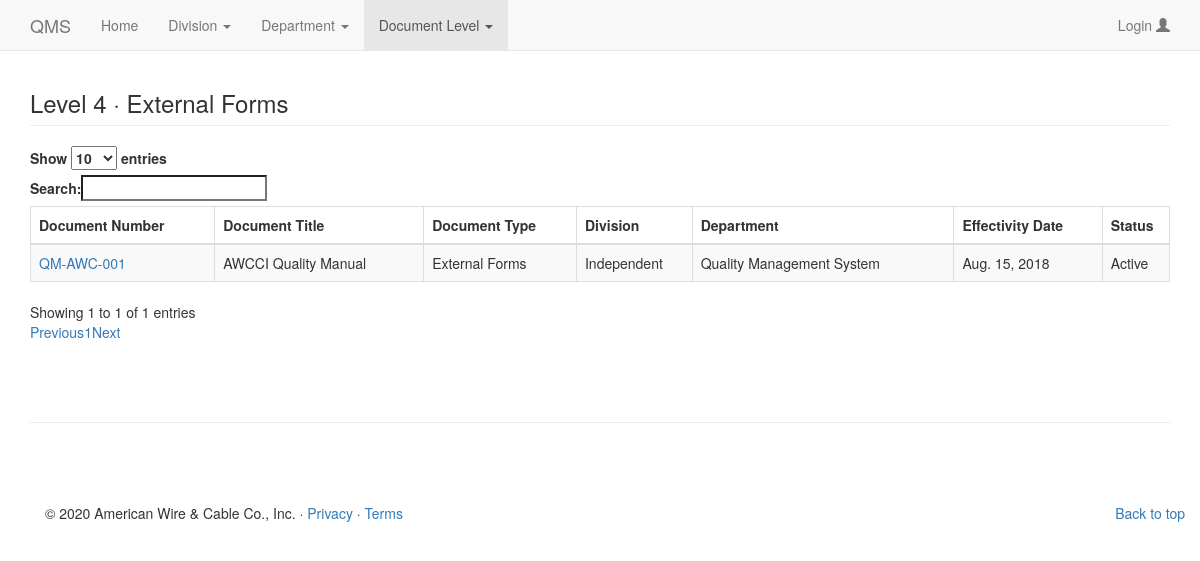
Screenshot of /index.php/documents/EF with the database file from the repository.
### tables this page shows
CREATE TABLE `documentlevel` (
  `recid` int(10) UNSIGNED NOT NULL,
  `level` varchar(30) NOT NULL,
  `documentdesc` varchar(50) NOT NULL,
  `documenttype` varchar(3) NOT NULL
);

CREATE TABLE `masterlist` (
  `procedureid` int(11) UNSIGNED NOT NULL,
  `documenttitle` varchar(100) NOT NULL,
  `documenttype` varchar(100) NOT NULL,
  `division` varchar(100) NOT NULL,
  `department` varchar(100) NOT NULL,
  `docnum` varchar(100) NOT NULL,
  `effectivitydate` varchar(30) NOT NULL,
  `status` varchar(50) NOT NULL,
  `filename` varchar(300) NOT NULL,
  `create_date` timestamp NOT NULL DEFAULT CURRENT_TIMESTAMP
);

CREATE TABLE `awcci_division` (
  `divid` int(11) NOT NULL,
  `div_name` varchar(50) NOT NULL,
  `position` int(11) NOT NULL,
  `visible` tinyint(4) NOT NULL
);

CREATE TABLE `awcci_department` (
  `deptid` int(11) NOT NULL,
  `dept_name` varchar(50) NOT NULL,
  `position` int(11) NOT NULL,
  `visible` tinyint(11) NOT NULL
);

### application/controllers/Main.php (called while the page is built, shortened)
<?php
class Main extends CI_Controller {
	public function view_header($page = 'home')
	{
		$this->load->model(['documentlevel', 'department', 'division']);
		$data['documents'] = $this->documentlevel->getDocumentLevel();
		$data['departments'] = $this->department->getDepartmentByPosition();
		$data['divisions'] = $this->division->getDivisions();
		$data['active'] = $page;
		$this->load->view('template/header', $data);
	}
	public function document_level($type)
	{
		$this->load->model(['documentlevel', 'department', 'division', 'masterlist']);
		$data['document'] = $this->documentlevel->get_document_by_type($type);
		$data['docs'] = $this->masterlist->get_all_document_by_type($type);
		$this->load->view('public/document_level', $data);
		$this->load->view('template/footer');
	}
}

### index.php (called while the page is built, shortened)
<?php
require_once BASEPATH.'core/CodeIgniter.php';

### application/models/documentLevel.php (called while the page is built, shortened)
<?php
class documentLevel extends CI_Model
{
	public function getDocumentLevel()
	{
		$this->db->distinct();
		$this->db->where('level !=', 'Level 0');
		$this->db->select('level');
		$result = $this->db->get('documentlevel');
		return $result->result();
	}
	public function getByLevel($level)
	{
		$this->db->where('level', $level);
		$this->db->select('documenttype');
		$this->db->select('documentdesc');
		$result = $this->db->get('documentlevel');
		return $result->result();
	}
	public function get_document_by_type($type)
	{
		$this->db->where('documenttype', $type);
		$result = $this->db->get('documentlevel');
		return $result->row_array();
	}
}

### application/models/masterlist.php (called while the page is built, shortened)
<?php
class Masterlist extends CI_Model
{
	public function get_all_document_by_type($type)
	{
		$this->db->join('documentlevel', 'documentlevel.recid = masterlist.documenttype');
		$this->db->join('awcci_department', 'awcci_department.deptid = masterlist.department');
		$this->db->join('awcci_division', 'awcci_division.divid = masterlist.division');
		return $this->db->get_where('masterlist', ['documentlevel.documenttype' => $type, 'status' => 'active'])->result();
	}
}

### application/views/public/document_level.php (the view)
<div class="container">
  <h3 class="page-header"><?php echo $document['level'] ?> &middot; <?php echo $document['documentdesc'] ?></h3>
  <div class="row">
    <div class="col-md-12">
      <table class="table table-striped table-bordered" id="table">
        <thead>
          <tr>
            <th>Document Number</th>
            <th>Document Title</th>
            <th>Document Type</th>
            <th>Division</th>
            <th>Department</th>
            <th>Effectivity Date</th>
            <th>Status</th>
          </tr>
      </thead>
        <tbody>
          <?php
          foreach ($docs as $doc) {
            echo "<tr>";
            echo "<td><a href=".site_url("iso/document/$doc->filename")." target='_blank'>".$doc->docnum."</a></td>";
            echo "<td>".$doc->documenttitle."</td>";
            echo "<td>".$doc->documentdesc."</td>";
            echo "<td>".$doc->div_name."</td>";
            echo "<td>".$doc->dept_name."</td>";
            echo "<td>".date('M. d, Y', strtotime($doc->effectivitydate))."</td>";
            echo "<td>".$doc->status."</td>";
            echo "</tr>";
          }
          ?>
        </tbody>
      </table>
    </div>
  </div>

### application/views/template/header.php (style rules this page uses)
body { padding-top: 50px; padding-bottom: 20px; }

### rows the page displays
documentlevel: level "Level 4", documentdesc "External Forms"
masterlist: docnum "QM-AWC-001", documenttitle "AWCCI Quality Manual", documentlevel.documentdesc "External Forms", awcci_division.div_name "Independent", awcci_department.dept_name "Quality Management System", effectivitydate "Aug. 15, 2018", status "Active"
